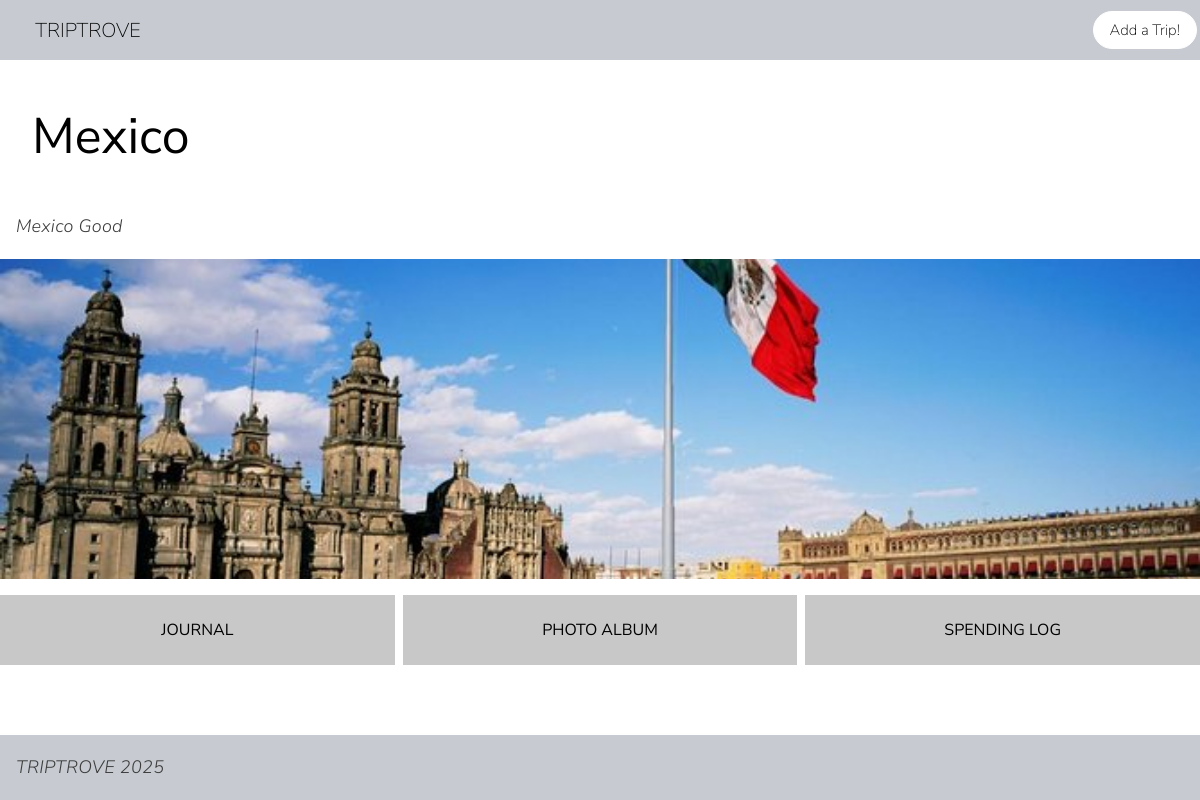
Page /trip/23 on the earlier database version.
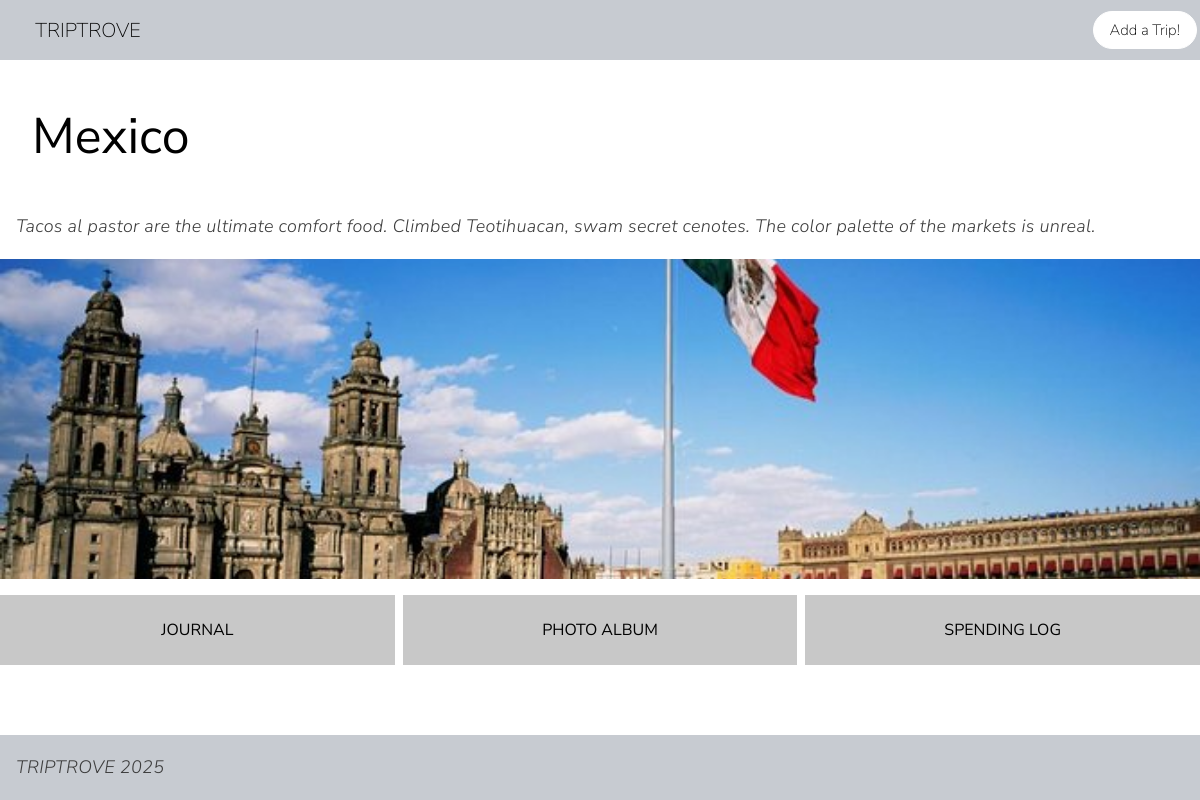
Same page on the later database version.
### tables this page shows
CREATE TABLE Trips (
            trip_id INTEGER PRIMARY KEY AUTOINCREMENT,
            trip_location TEXT NOT NULL,
            trip_start TEXT NOT NULL,
            trip_end TEXT NOT NULL,
            trip_image TEXT,
            trip_description TEXT,
            rating INTEGER DEFAULT 0 CHECK(rating >= 0 AND rating <= 5)
        );

### app.py (the view)
@app.route('/trip/<int:trip_id>')
def trip(trip_id):
    conn = sqlite3.connect('part_a.db')
    conn.row_factory = sqlite3.Row
    cursor = conn.cursor()
    cursor.execute('SELECT * FROM Trips WHERE trip_id = ?', (trip_id,))
    trip = cursor.fetchone()
    conn.close()
    if trip is None:
        return "Trip not found", 404
    return render_template('trip.html', trip=trip)

### templates/trip.html
{% extends "base.html" %}
{% block head %}
<header>
    <h1>
        <a href="/">TRIPTROVE</a>
    </h1>
    <nav>
        <a href="/create">Add a Trip!</a>
    </nav>
</header>
{% endblock %}
{% block body %}
<div>
    <h2>{{trip.trip_location}}</h2>
    <div>
        <p>{{trip.trip_description}}</p>
        <div class="pan">
        {% if trip.trip_image %}
            <img src="{{ url_for('static', filename=trip.trip_image) }}" alt="{{ trip.trip_location }}">
        {% else %}
            <img src="{{ url_for('static', filename='nyc.jpeg') }}" alt="{{ trip.trip_location }}">
        {% endif %}
        </div>
        <div class="trip-buttons">
            <a href="/journal/{{trip.trip_id}}" class="trip-btn">JOURNAL</a>
            <a href="/album/{{trip.trip_id}}" class="trip-btn">PHOTO ALBUM</a>
            <a href="/spending/{{trip.trip_id}}" class="trip-btn">SPENDING LOG</a>
        </div>
    </div>
</div>
{% endblock %}
{% block footer %}
<p>TRIPTROVE 2025</p>
{% endblock %}

### templates/base.html (shortened to what this page needs)
<!DOCTYPE html>
<html lang="en">
<head>
   <link rel="stylesheet" href="{{ url_for('static', filename='style.css') }}">
   {% block head %}
   {% endblock %}
</head>
<body>
   {% block body %}
   {% endblock %}
</body>
<footer>
{% block footer %}
{% endblock %}
</footer>
</html>

### static/style.css (style rules this page uses)
h1, h1 a { font-family: 'Nunito Sans', sans-serif; font-size: 20px; font-weight: lighter; color: rgb(1,1,1); padding: 0; padding-left: 1rem; border: none; background-color: transparent; border-radius: 0; text-decoration: none; }
h2 { font-family: 'Nunito Sans', sans-serif; font-size: 50px; font-weight: normal; color: rgb(0, 0, 0); padding-left: 2rem; }
p { font-family: 'Nunito Sans', sans-serif; font-size: 18px; font-weight: 300; font-style: italic; color: rgb(60, 60, 60); margin-left: 1rem; line-height: 1.6; letter-spacing: 0.3px; }
body { margin: 0; padding: 0; min-height: 100vh; display: flex; flex-direction: column; }
header { display: flex; justify-content: space-between; align-items: center; background-color: rgb(199, 203, 209); padding: 0.2rem; }
nav { display: flex; gap: 1rem; position: relative; }
nav a { font-family: 'Nunito Sans', sans-serif; font-size: 15px; font-weight: lighter; color: rgb(1,1,1); text-decoration: none; padding: 0.5rem 0.5rem; padding-left: 1rem; padding-right: 1rem; border: 1px solid rgb(255, 255, 255); background-color: rgb(255, 255, 255); border-radius: 25px; display: inline-block; }
footer { display: flex; justify-content: space-between; background-color: rgb(199, 203, 209); text-align: center; padding: 0.001rem; margin-top: auto; }
.pan { width: 100%; height: 40vh; }
.pan img { width: 100%; height: 100%; object-fit: cover; display: block; }
.trip-buttons { display: flex; gap: 0.5rem; margin-top: 1rem; }
.trip-btn { font-family: 'Nunito Sans', sans-serif; font-size: 16px; font-weight: normal; color: rgb(1, 1, 1); text-decoration: none; padding: 1.5rem 2rem; background-color: rgb(200, 200, 200); flex: 1; text-align: center; cursor: pointer; border-radius: 0; }

Differences in the rows shown:
changed Trips "Mexico": trip_description "Mexico Good" → "Tacos al pastor are the ultimate comfort food. Climbed Teotihuacan, swam secret cenotes. The color palette of the markets is unreal."
